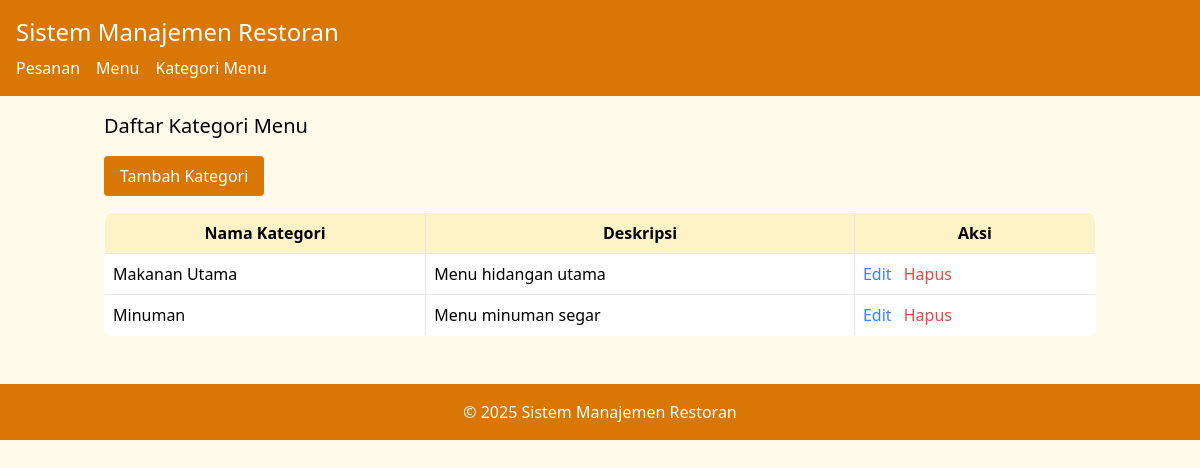
Screenshot of /index.php?entity=menu_category with the database file from the repository.
### tables this page shows
CREATE TABLE menu_category (
    id INT AUTO_INCREMENT PRIMARY KEY,
    name VARCHAR(50) NOT NULL,
    description VARCHAR(255)
);

### model/MenuCategory.php (called while the page is built, shortened)
<?php
require_once 'config/Database.php';
class MenuCategory {
    private $conn;
    private $table = 'menu_category';
    public function __construct() {
        $database = new Database();
        $this->conn = $database->getConnection();
    }
    public function getAll() {
        $query = "SELECT * FROM " . $this->table;
        $stmt = $this->conn->prepare($query);
        $stmt->execute();
        return $stmt->fetchAll(PDO::FETCH_ASSOC);
    }
}
?>

### config/Database.php (called while the page is built, shortened)
<?php
class Database {
    private $host = "localhost";
    private $username = "root";
    private $password = "";
    private $database = "restaurant";
    private $port = 3307;
    public function __construct($port = 3307) {
        $this->port = $port;
    }
    public function getConnection() {
        $this->conn = null;
        try {
            $this->conn = new PDO(
                "mysql:host=" . $this->host . ";port=" . $this->port . ";dbname=" . $this->database,
                $this->username,
                $this->password
            );
            $this->conn->setAttribute(PDO::ATTR_ERRMODE, PDO::ERRMODE_EXCEPTION);
        } catch(PDOException $e) {
            echo "Connection error: " . $e->getMessage();
        }
        return $this->conn;
    }
}
?>

### viewmodel/MenuCategoryViewModel.php (called while the page is built, shortened)
<?php
require_once 'model/MenuCategory.php';
class MenuCategoryViewModel {
    private $menuCategory;
    public function __construct() {
        $this->menuCategory = new MenuCategory();
    }
    public function getCategoryList() {
        return $this->menuCategory->getAll();
    }
}
?>

### views/menu_category_list.php (the view)
<?php
require_once 'views/template/header.php';
?>
<h2 class="text-xl mb-4">Daftar Kategori Menu</h2>
<a href="index.php?entity=menu_category&action=add" class="bg-yellow-600 text-white px-4 py-2 rounded mb-4 inline-block hover:bg-yellow-700">Tambah Kategori</a>
<table class="w-full border bg-white rounded-lg overflow-hidden">
    <tr class="bg-yellow-100">
        <th class="border p-2">Nama Kategori</th>
        <th class="border p-2">Deskripsi</th>
        <th class="border p-2">Aksi</th>
    </tr>
    <?php foreach ($categoryList as $category): ?>
    <tr class="hover:bg-yellow-50">
        <td class="border p-2"><?php echo $category['name']; ?></td>
        <td class="border p-2"><?php echo $category['description']; ?></td>
        <td class="border p-2">
            <a href="index.php?entity=menu_category&action=edit&id=<?php echo $category['id']; ?>" class="text-blue-500 hover:underline">Edit</a>
            <a href="index.php?entity=menu_category&action=delete&id=<?php echo $category['id']; ?>" class="text-red-500 ml-2 hover:underline" onclick="return confirm('Apakah Anda yakin ingin menghapus kategori ini?');">Hapus</a>
        </td>
    </tr>
    <?php endforeach; ?>
</table>
<?php
require_once 'views/template/footer.php';
?>

### rows the page displays
menu_category: name "Makanan Utama", description "Menu hidangan utama"
menu_category: name "Minuman", description "Menu minuman segar"
